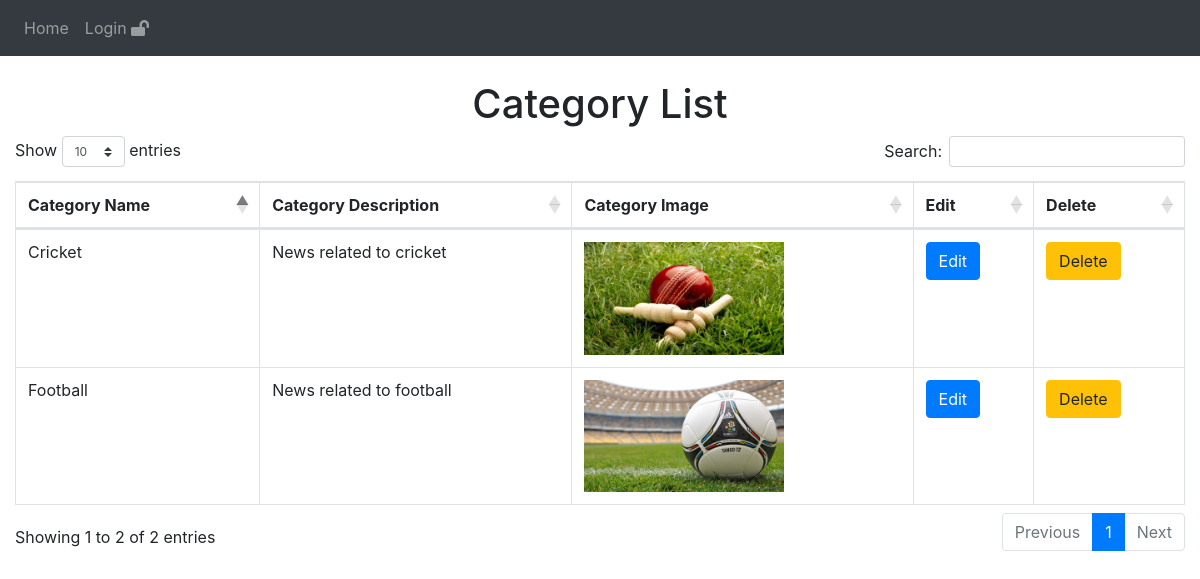
/Categoryaddons/categorylist.php, run on the app's committed database.
### tables this page shows
CREATE TABLE `category` (
  `cat_id` int(255) NOT NULL,
  `cat_name` varchar(255) NOT NULL,
  `cat_desc` varchar(550) NOT NULL,
  `cat_img` varchar(255) NOT NULL,
  `cat_unique_key` varchar(10) NOT NULL,
  `cat_create` datetime NOT NULL
);

### Categoryaddons/categorylist.php (the view, shortened to what this page needs)
<?php
include '../config.php';
?>
<html>
<head>
<link rel="stylesheet" href="https://use.fontawesome.com/releases/v5.7.0/css/all.css">
  <link rel="stylesheet" type="text/css" href="https://cdnjs.cloudflare.com/ajax/libs/twitter-bootstrap/4.1.1/css/bootstrap.min.css"/>
<link rel="stylesheet" type="text/css" href="https://cdn.datatables.net/1.10.21/css/dataTables.bootstrap4.min.css"/>
</head>
<body>
<?php include '../navbar3.php'; ?>
<div class='container-fluid'>
<h1>Category List</h1>
<table class="table table-bordered results">
<thead>
      <tr>
        <th>Category Name</th>
        <th>Category Description</th>
        <th>Category Image</th>
		<th>Edit</th>
		<th>Delete</th>
      </tr>
    </thead>
<tbody>
<?php
$sql = "SELECT * FROM category";
$result = $db->query($sql);
while($row = $result->fetch_assoc())
{
 echo"
 <tr>
<td>$row[cat_name]</td>
 <td>$row[cat_desc]</td>
  <td><img src='../Profilepics/Category/$row[cat_unique_key]/$row[cat_img]' style='width:200px'></td>
 <td><a href='editcategory.php?id=$row[cat_id]'><button class='btn btn-primary' type='submit'>Edit</button></a></td>
  <td><a href='deletecategory.php?id=$row[cat_id]'><button class='btn btn-warning' type='submit'>Delete</button></a></td>
  </tr>
  ";
}
?>
</tbody>
</table>
</div>
</body>
</body>
</html>

### Categoryaddons/categorylist.php (style rules this page uses)
h1 { text-align:center; }
a { color:black; }

### data on the page
category: cat_name "Football", cat_desc "News related to football", cat_unique_key+cat_img (picture)
category: cat_name "Cricket", cat_desc "News related to cricket", cat_unique_key+cat_img (picture)
